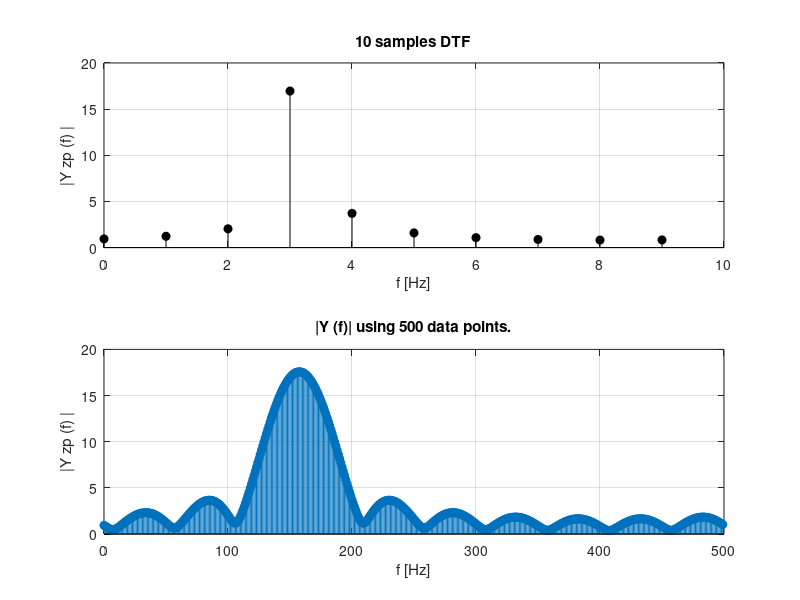

MATLAB code to generate this figure:
%Rafael Perales
%Discrete Time Signals
% May 2,2020

%Project Description:Consider a complex signal composed of two closely
%spaced complex exponentials: x_1 [n]= e^(j2?n 30?100)+ e^(j2?n 33?100). 
%For each of the following cases, plot the length-N 
%DFT magnitude as a function of frequency fr, where fr = r/N. 


%Part A:Compute and plot the DFT of x1[n] using 10 samples (0 <= n <= 9).


%defining samples
samples=0:9;

%x1[n]
x1=exp(2i*pi*samples*30/100) + exp(2i*pi*samples*33/100);

%DFT
x1_of_n=fft(x1);

%plot of DFT
figure(1);
subplot (211);
fra=(0:length(x1_of_n)-1)/length(x1_of_n);
x=abs(x1_of_n);
stem(0:9,x,'k','filled');grid on;
xlabel ('f [Hz]'); ylabel ('|Y {zp} (f) |');
title('10 samples DTF');grid on;



%Part B:Zero – pad the signal from part (a) with 490 zeros and then 
%compute and plot the 500-point DFT. 

%zeropad of x1[n]
x1n = [x1 zeros(1,500-length(x1))];

%DFT
x = (fft(x1n));

%plot of DFT
figure(1);
subplot(212);
stem(0:499,abs(x),'filled');grid on;
title('|Y (f)| using 500 data points.');
xlabel ('f [Hz]'); ylabel ('|Y {zp} (f) |');
 
